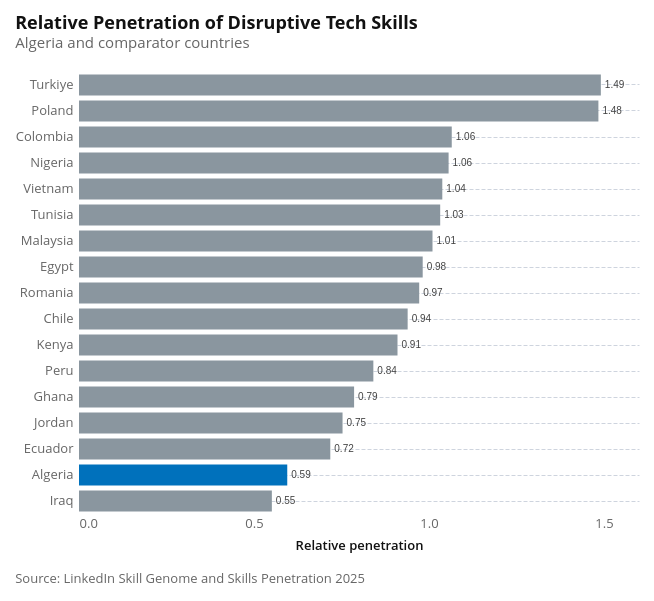

The notebook cell this image was saved under:
### Code cell
# LinkedIn relative penetration of Disruptive Tech Skills, Algeria vs comparators.
# Morocco is excluded from the comparator set (project decision).
LINKEDIN_FILE = DATA_DIR / "LinkedIn" / "Skill Genome and Skills Pen 2025.xlsx"
LINKEDIN_COMPARATORS = [
    "Algeria",
    "Chile",
    "Poland",
    "Malaysia",
    "Turkiye",
    "Peru",
    "Nigeria",
    "Egypt",
    "Colombia",
    "Tunisia",
    "Romania",
    "Ghana",
    "Iraq",
    "Ecuador",
    "Vietnam",
    "Jordan",
    "Kenya",
]

_skill_pen = (
    pd.read_excel(LINKEDIN_FILE, sheet_name="3A - SPP Ctry", header=5)
    .dropna(subset=["Country", "Skill", "Average", "Global", "Relative"])
    .assign(Country=lambda d: d["Country"].str.strip())
)
tech_skills = (
    _skill_pen.loc[
        lambda df: (
            (df["Skill"] == "Disruptive Tech Skills")
            & df["Country"].isin(LINKEDIN_COMPARATORS)
        )
    ][["Country", "Relative"]]
    .sort_values("Relative", ascending=False)
    .reset_index(drop=True)
    .assign(relative_label=lambda d: d["Relative"].map(lambda v: f"{v:.2f}"))
)

_ls_y = alt.Y("Country:N", sort=tech_skills["Country"].tolist(), title=None)
_ls_base = alt.Chart(tech_skills)
_ls_bars = _ls_base.mark_bar().encode(
    x=alt.X("Relative:Q", title="Relative penetration"),
    y=_ls_y,
    color=alt.condition(
        alt.datum.Country == COUNTRY_NAME,
        alt.value(ALGERIA_COLOR),
        alt.value("#8A969F"),
    ),
    tooltip=[alt.Tooltip("Country:N"), alt.Tooltip("Relative:Q", format=".2f")],
)
_ls_labels = _ls_base.mark_text(
    align="left", baseline="middle", dx=4, color="#444", fontSize=FONT_SIZE - 1
).encode(x="Relative:Q", y=_ls_y, text="relative_label:N")

linkedin_skills_chart = (_ls_bars + _ls_labels).properties(
    width=560,
    height=26 * len(tech_skills),
    title=alt.Title(
        text="Relative Penetration of Disruptive Tech Skills",
        subtitle="Algeria and comparator countries",
    ),
)
attaviz.add_caption(
    linkedin_skills_chart, "Source: LinkedIn Skill Genome and Skills Penetration 2025"
)

### Figure 1 — Vega-Lite specification as saved in the notebook (floating-point values rounded to 4 significant figures)
{"config": {"background": "white", "padding": 15, "mark": {"tooltip": true}, "point": {"filled": true, "size": 60, "stroke": "white", "strokeWidth": 1}, "circle": {"filled": true, "stroke": "white", "strokeWidth": 1}, "square": {"filled": true, "stroke": "white", "strokeWidth": 1}, "line": {"strokeWidth": 4, "strokeCap": "round", "strokeJoin": "round"}, "bar": {"cornerRadiusEnd": 0}, "area": {"opacity": 0.7}, "arc": {"stroke": "white", "strokeWidth": 1}, "rect": {"stroke": "#8A969F", "strokeWidth": 0.5}, "geoshape": {"stroke": "#666666", "strokeWidth": 0.3, "strokeJoin": "round", "strokeCap": "round"}, "title": {"font": "Open Sans, sans-serif", "fontSize": 18, "fontWeight": 700, "lineHeight": 22, "color": "#111111", "anchor": "start", "offset": 21, "subtitleFont": "Open Sans, sans-serif", "subtitleFontSize": 15, "subtitleFontWeight": 400, "subtitleLineHeight": 18, "subtitleColor": "#666666", "subtitlePadding": 3}, "axis": {"domain": false, "grid": true, "gridColor": "#CED4DE", "gridDash": [4, 2], "gridWidth": 1, "labelFont": "Open Sans, sans-serif", "labelFontSize": 13, "labelFontWeight": 400, "labelColor": "#666666", "labelPadding": 3, "tickColor": "#CED4DE", "tickSize": 5, "tickCount": 5, "titleFont": "Open Sans, sans-serif", "titleFontSize": 13, "titleFontWeight": 600, "titleColor": "#111111", "titlePadding": 9}, "axisX": {"grid": false, "tickSize": 0, "labelAngle": 0}, "axisY": {"domain": false, "ticks": false, "gridColor": "#CED4DE", "gridDash": [4, 2], "gridWidth": 1}, "axisQuantitative": {"tickCount": 5}, "axisBand": {"labelPadding": 6, "tickSize": 0}, "axisTemporal": {"grid": false}, "legend": {"labelFont": "Open Sans, sans-serif", "labelFontSize": 13, "labelFontWeight": 600, "labelColor": "#111111", "titleFont": "Open Sans, sans-serif", "titleFontSize": 13, "titleFontWeight": 600, "titleColor": "#111111", "titlePadding": 3, "symbolSize": 196, "symbolStrokeWidth": 0, "padding": 15, "offset": 21, "columnPadding": 21, "orient": "bottom", "labelLimit": 200, "titleLimit": 200}, "view": {"stroke": null, "continuousWidth": 600, "continuousHeight": 400}, "range": {"category": ["#34A7F2", "#FF9800", "#664AB6", "#4EC2C0", "#F3578E", "#081079", "#0C7C68", "#AA0000", "#DDDA21"], "diverging": ["#920000", "#BD6126", "#E3A763", "#EFEFEF", "#80BDE7", "#3587C3", "#025288"], "heatmap": ["#E3F6FD", "#75CCEC", "#089BD4", "#0169A1", "#023B6F"], "ordinal": ["#E3F6FD", "#75CCEC", "#089BD4", "#0169A1", "#023B6F"], "ramp": ["#E3F6FD", "#75CCEC", "#089BD4", "#0169A1", "#023B6F"]}, "scale": {"bandPaddingInner": 0.2, "bandPaddingOuter": 0.1, "pointPadding": 0.5}, "header": {"labelFont": "Open Sans, sans-serif", "labelFontSize": 13, "labelFontWeight": 600, "labelColor": "#111111", "titleFont": "Open Sans, sans-serif", "titleFontSize": 15, "titleFontWeight": 600, "titleColor": "#111111"}, "concat": {"spacing": 18}, "facet": {"spacing": 18}, "selection": {"point": {"on": "click", "clear": "dblclick"}, "interval": {"mark": {"fill": "#0071BC", "fillOpacity": 0.15, "stroke": "#0071BC", "strokeWidth": 1}}}}, "vconcat": [{"layer": [{"mark": {"type": "bar"}, "encoding": {"color": {"condition": {"test": "(datum.Country === 'Algeria')", "value": "#0071BC"}, "value": "#8A969F"}, "tooltip": [{"field": "Country", "type": "nominal"}, {"field": "Relative", "format": ".2f", "type": "quantitative"}], "x": {"field": "Relative", "title": "Relative penetration", "type": "quantitative"}, "y": {"field": "Country", "sort": ["Turkiye", "Poland", "Colombia", "Nigeria", "Vietnam", "Tunisia", "Malaysia", "Egypt", "Romania", "Chile", "Kenya", "Peru", "Ghana", "Jordan", "Ecuador", "Algeria", "Iraq"], "title": null, "type": "nominal"}}}, {"mark": {"type": "text", "align": "left", "baseline": "middle", "color": "#444", "dx": 4, "fontSize": 10}, "encoding": {"text": {"field": "relative_label", "type": "nominal"}, "x": {"field": "Relative", "type": "quantitative"}, "y": {"field": "Country", "sort": ["Turkiye", "Poland", "Colombia", "Nigeria", "Vietnam", "Tunisia", "Malaysia", "Egypt", "Romania", "Chile", "Kenya", "Peru", "Ghana", "Jordan", "Ecuador", "Algeria", "Iraq"], "title": null, "type": "nominal"}}}], "height": 442, "title": {"text": "Relative Penetration of Disruptive Tech Skills", "subtitle": "Algeria and comparator countries"}, "width": 560}], "data": {"name": "data-0aebddd155876a0827c3bdc302bcd538"}, "title": {"text": "Source: LinkedIn Skill Genome and Skills Penetration 2025", "anchor": "start", "color": "#666666", "font": "Open Sans, sans-serif", "fontSize": 13, "fontWeight": 400, "lineHeight": 20, "offset": 21, "orient": "bottom"}, "$schema": "https://vega.github.io/schema/vega-lite/v6.4.1.json", "datasets": {"data-0aebddd155876a0827c3bdc302bcd538": [{"Country": "Turkiye", "Relative": 1.491, "relative_label": "1.49"}, {"Country": "Poland", "Relative": 1.484, "relative_label": "1.48"}, {"Country": "Colombia", "Relative": 1.065, "relative_label": "1.06"}, {"Country": "Nigeria", "Relative": 1.056, "relative_label": "1.06"}, {"Country": "Vietnam", "Relative": 1.038, "relative_label": "1.04"}, {"Country": "Tunisia", "Relative": 1.032, "relative_label": "1.03"}, {"Country": "Malaysia", "Relative": 1.01, "relative_label": "1.01"}, {"Country": "Egypt", "Relative": 0.982, "relative_label": "0.98"}, {"Country": "Romania", "Relative": 0.972, "relative_label": "0.97"}, {"Country": "Chile", "Relative": 0.939, "relative_label": "0.94"}, {"Country": "Kenya", "Relative": 0.91, "relative_label": "0.91"}, {"Country": "Peru", "Relative": 0.841, "relative_label": "0.84"}, {"Country": "Ghana", "Relative": 0.786, "relative_label": "0.79"}, {"Country": "Jordan", "Relative": 0.753, "relative_label": "0.75"}, {"Country": "Ecuador", "Relative": 0.718, "relative_label": "0.72"}, {"Country": "Algeria", "Relative": 0.595, "relative_label": "0.59"}, {"Country": "Iraq", "Relative": 0.551, "relative_label": "0.55"}]}}
